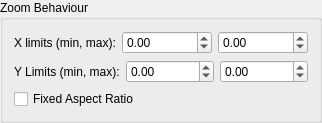
               <widget class="QGroupBox" name="groupBox_14">
                <property name="title">
                 <string>Zoom Behaviour</string>
                </property>
                <layout class="QVBoxLayout" name="verticalLayout_21">
                 <item>
                  <layout class="QHBoxLayout" name="horizontalLayout_26">
                   <property name="topMargin">
                    <number>0</number>
                   </property>
                   <item>
                    <widget class="QLabel" name="label_27">
                     <property name="text">
                      <string>X limits (min, max):</string>
                     </property>
                    </widget>
                   </item>
                   <item>
                    <widget class="QDoubleSpinBox" name="doubleSpinBox_5">
                     <property name="toolTip">
                      <string>Maximum limits for zoom.</string>
                     </property>
                     <property name="minimum">
                      <double>-99999999999999999475366575191804932315794610450682175621941694731908308538307845136842752.000000000000000</double>
                     </property>
                     <property name="maximum">
                      <double>9999999999999999931398190359470212947659194368.000000000000000</double>
                     </property>
                    </widget>
                   </item>
                   <item>
                    <widget class="QDoubleSpinBox" name="doubleSpinBox_6">
                     <property name="toolTip">
                      <string>Maximum limits for zoom.</string>
                     </property>
                     <property name="minimum">
                      <double>-1000000000000000043845843045076197354634047651840.000000000000000</double>
                     </property>
                     <property name="maximum">
                      <double>999999999999999929757289024535551219930759168.000000000000000</double>
                     </property>
                    </widget>
                   </item>
                  </layout>
                 </item>
                 <item>
                  <layout class="QHBoxLayout" name="horizontalLayout_27">
                   <property name="topMargin">
                    <number>0</number>
                   </property>
                   <item>
                    <widget class="QLabel" name="label_28">
                     <property name="text">
                      <string>Y Limits (min, max):</string>
                     </property>
                    </widget>
                   </item>
                   <item>
                    <widget class="QDoubleSpinBox" name="doubleSpinBox_7">
                     <property name="toolTip">
                      <string>Maximum limits for zoom.</string>
                     </property>
                     <property name="minimum">
                      <double>-10000000000000000139372116959414099130712064.000000000000000</double>
                     </property>
                     <property name="maximum">
                      <double>10000000000000000139372116959414099130712064.000000000000000</double>
                     </property>
                    </widget>
                   </item>
                   <item>
                    <widget class="QDoubleSpinBox" name="doubleSpinBox_8">
                     <property name="toolTip">
                      <string>Maximum limits for zoom.</string>
                     </property>
                     <property name="minimum">
                      <double>-100000000000000000620008645040778319495168.000000000000000</double>
                     </property>
                     <property name="maximum">
                      <double>100000000000000007629769841091887003294964970946560.000000000000000</double>
                     </property>
                    </widget>
                   </item>
                  </layout>
                 </item>
                 <item>
                  <widget class="QCheckBox" name="checkBox_5">
                   <property name="toolTip">
                    <string>Locks the ratio of the zoom funktion. Any zoom level will have the same resolution in x and y direction. This is mostly used for maps.</string>
                   </property>
                   <property name="text">
                    <string>Fixed Aspect Ratio</string>
                   </property>
                  </widget>
                 </item>
                </layout>
               </widget>
